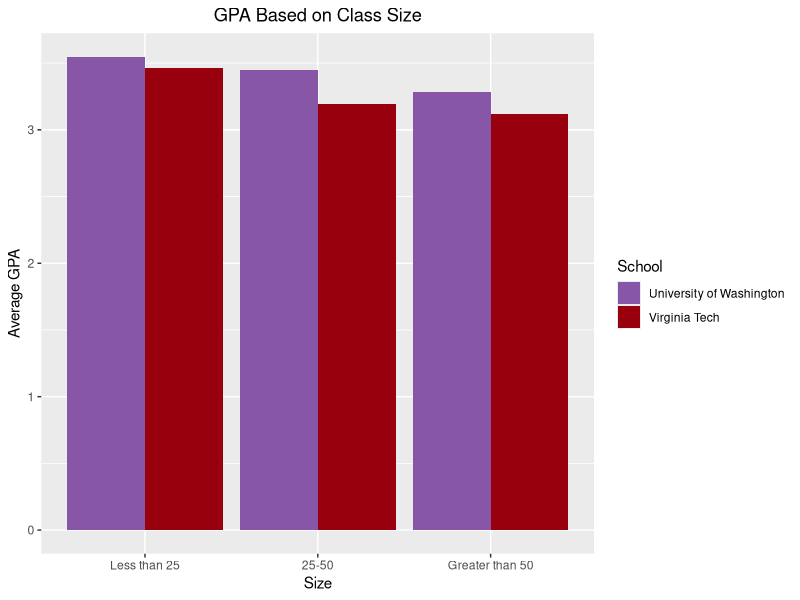

Recreate this plot in R. (Note: this script raises an error after producing the figure.)
library("dplyr")
library("tidyr")
library("ggplot2")


virginia_tech <- read.csv("data/vt_grades.csv", stringsAsFactors = FALSE)

uw <- read.csv("data/uw_grades.csv", stringsAsFactors = FALSE)

uw <- uw %>% 
  filter(Term == "20154 (Autumn 2015)") %>% 
  select("Student_Count", "Average_GPA") 

uw_small <- uw %>% 
  filter(Student_Count < 25) %>% 
  mutate(Size = "Less than 25")

uw_medium <- uw %>% 
  filter(Student_Count > 25 & Student_Count < 50) %>% 
  mutate(Size = "25-50")

uw_large <- uw %>% 
  filter(Student_Count > 50) %>% 
  mutate(Size = "Greater than 50")

uw <- full_join(uw_small, uw_medium, by = c("Student_Count", "Average_GPA", "Size"))

uw <- full_join(uw, uw_large, by = c("Student_Count", "Average_GPA", "Size"))

uw_summary <- uw %>% 
  group_by(Size) %>% 
  summarize( Average_GPA = mean(Average_GPA)) %>% 
  mutate(School = "University of Washington")

virginia_tech <- virginia_tech %>% 
  filter( Number_of_students < 2000) %>% 
  select("Number_of_students", "GPA")

colnames(virginia_tech) <- c("Student_Count", "Average_GPA")

vt_small <- virginia_tech %>% 
  filter(Student_Count < 25) %>% 
  mutate(Size = "Less than 25")

vt_medium <- virginia_tech %>% 
  filter(Student_Count > 25 & Student_Count < 50) %>% 
  mutate(Size = "25-50")

vt_large <- virginia_tech %>% 
  filter(Student_Count > 50) %>% 
  mutate(Size = "Greater than 50")

virginia_tech <- full_join(vt_small, vt_medium, by = c("Student_Count", "Average_GPA", "Size"))

virginia_tech <- full_join(virginia_tech, vt_large, by = c("Student_Count", "Average_GPA", "Size"))

vt_summary <- virginia_tech %>% 
  group_by(Size) %>% 
  summarize( Average_GPA = mean(Average_GPA)) %>% 
  mutate(School = "Virginia Tech") 


combined_data <- full_join(uw_summary, vt_summary, by = c("Size", "Average_GPA", "School"))

positions <- c("Less than 25", "25-50", "Greater than 50")
ggplot(data = combined_data, aes(x = Size, y = Average_GPA, fill = School)) + 
  geom_bar(stat="identity", position=position_dodge()) +
  scale_x_discrete(limits = positions) +
  scale_fill_manual(values = c('#8856a7','#99000d')) +
  labs(title = "GPA Based on Class Size", y = "Average GPA") +
  theme(plot.title = element_text(hjust = 0.5)) +
  ggsave('q4.png',width=6, height=4,dpi=300)
  
                           